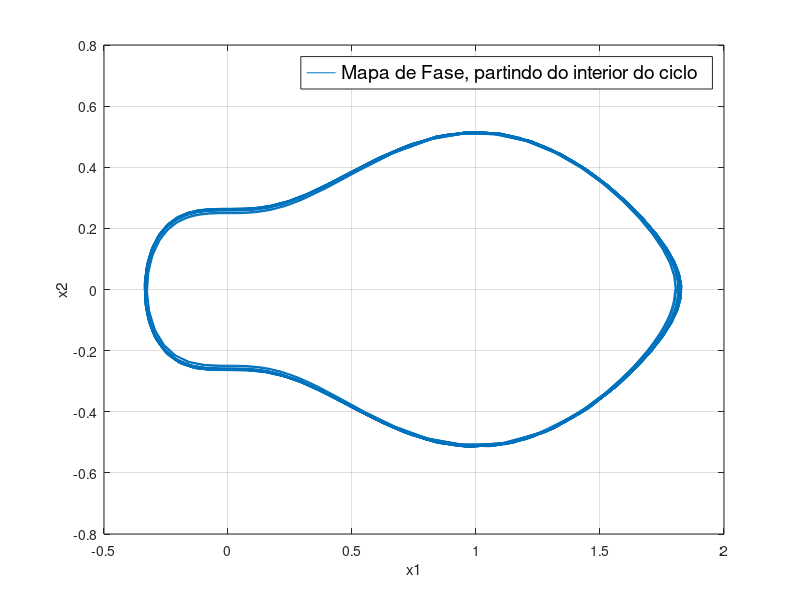

Write MATLAB code to recreate this figure.
function my_phase()
[~,X] = ode45(@EOM,[0 500],[1.8 0]);
x1 = X(:,1);
x2 = X(:,2);
plot(x1,x2)
leg1 = legend('Mapa de Fase, partindo do interior do ciclo');
set(leg1,'FontSize', 14);
xlabel('x1')
ylabel('x2')
grid
end
function dX = EOM(t, y)
dX = zeros(2,1);
x1  = y(1);
x2  = y(2);
f = exp(-x1^2);
dX = [x2;...
      (1-f)*(x1-1)*(x1-2)];
end
